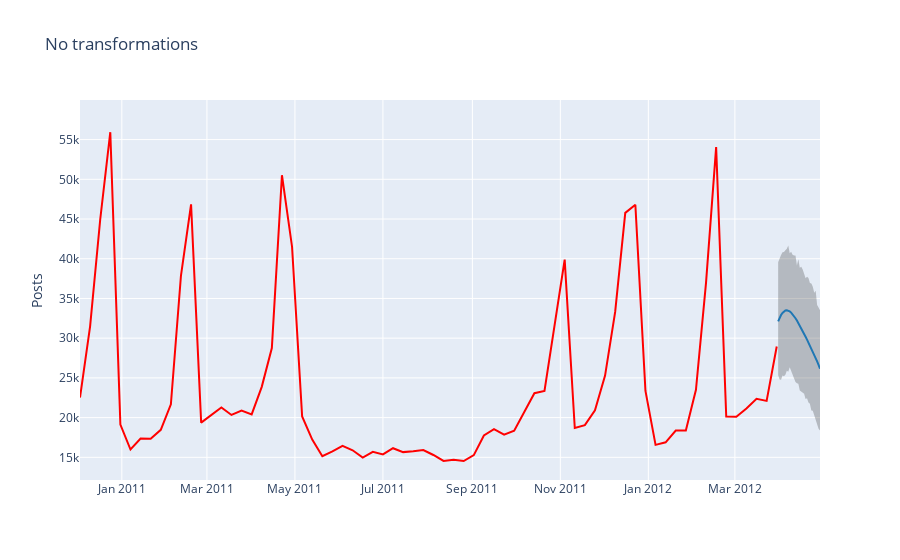
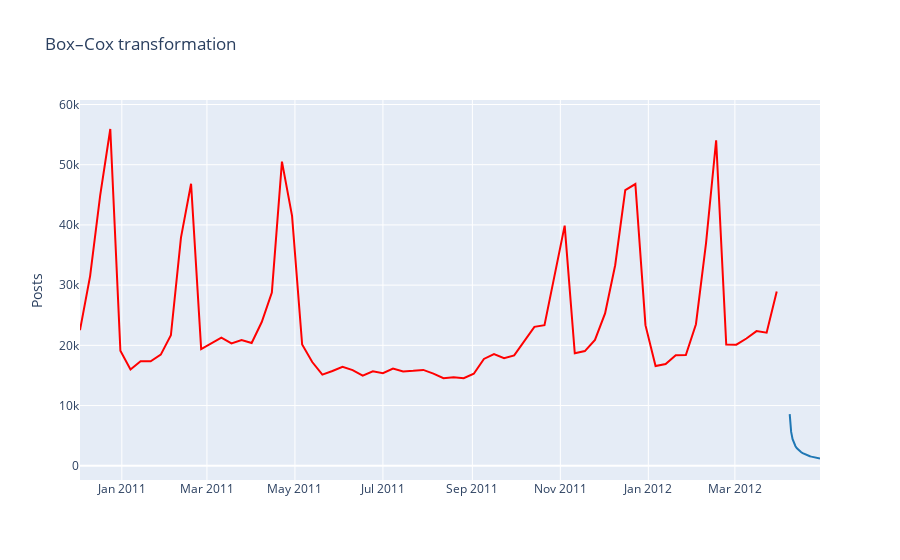

Notebook source saved alongside these figures, in order:
### Code cell
show_forecast(cmp_df, prediction_size, 100, 'No transformations')
show_forecast(cmp_df2, prediction_size, 100, 'Box–Cox transformation')
